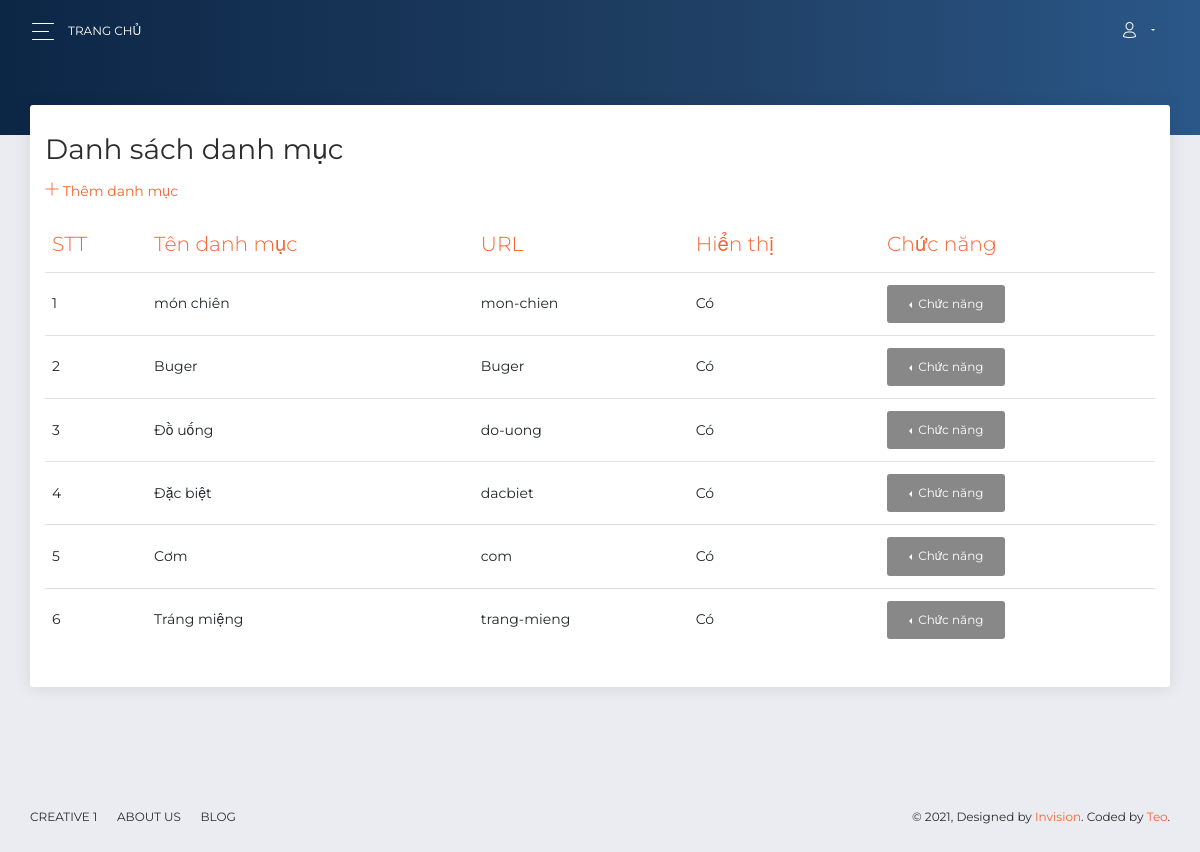
The app's page /admin/danhmuc (signed in) with its own data.
### tables this page shows
CREATE TABLE `category` (
  `ID` int(11) NOT NULL,
  `Name` varchar(50) NOT NULL,
  `Parent` int(11) NOT NULL,
  `Url` varchar(250) NOT NULL,
  `IsDelete` int(11) NOT NULL DEFAULT 0,
  `IsShow` int(11) NOT NULL DEFAULT 0
);

### admin/Controllers/CategoryController.php (called while the page is built, shortened)
<?php
class CategoryController extends BaseController
{
    public function index()
    {
        require PATH_ROOT ."/Models/mCategory.php";
        $allCategory = $category->getAll();
        include("./Views/category/index.php");
    }
}

### admin/index.php (called while the page is built, shortened)
<?php
require_once PATH_ROOT . "/libs/DB_driver.php";
$router = new core\http\Route();
$request_url = !empty($_GET['url']) ? '/' . $_GET['url'] : '/';
$method_url = !empty($_SERVER['REQUEST_METHOD']) ? $_SERVER['REQUEST_METHOD'] : 'GET';
$router->map($request_url, $method_url);

### admin/libs/DB_driver.php (called while the page is built, shortened)
<?php
class DB_driver
{
    private $__conn;
    function connect()
    {
        if (!$this->__conn){
            $this->__conn = mysqli_connect(host, user,password,dbName) or die ('Lỗi kết nối');
            mysqli_query($this->__conn, "SET character_set_results = 'utf8', character_set_client = 'utf8', character_set_database = 'utf8', character_set_server = 'utf8'");
        }
    }
    function get_list($sql)
    {
        $result = mysqli_query($this->__conn, $sql);
        $return = array();
        while ($row = mysqli_fetch_assoc($result)){
            $return[] = $row;
        }
        return $return;
    }
}

### admin/Models/mCategory.php (called while the page is built, shortened)
<?php
class Category extends DB_business {
    public function getAll(){
        return $this->get_list("SELECT * FROM `category` WHERE `IsDelete` = 0")??[];
    }
}
$category = new Category();

### admin/Views/category/index.php (the view, shortened to what this page needs)
<div class="panel-header panel-header-sm">
</div>
<div class="content">
    <div class="row">
        <div class="col-md-12">
            <div class="card">
                <div class="card-header">
                    <h3 class="card-title">Danh sách danh mục</h3>
                    <a href="./danhmuc/them">
                        <i class="now-ui-icons ui-1_simple-add"></i> Thêm danh mục
                    </a><br>
                </div>
                <div class="card-body">
                    <div class="table-responsive">
                        <table class="table" style="overflow: hidden;">
                            <thead class=" text-primary">
                                <tr>
                                    <th>
                                        STT
                                    </th>
                                    <th>
                                        Tên danh mục
                                    </th>
                                    <th>
                                        URL
                                    </th>
                                    <th>
                                        Hiển thị
                                    </th>
                                    <th>
                                        Chức năng
                                    </th>
                                </tr>
                            </thead>
                            <tbody>
                            <?php
                                foreach($allCategory as $key => $value){
                            ?>
                                <tr>
                                    <td>
                                        <?php echo $key + 1; ?>
                                    </td>
                                    <td>
                                        <?php echo $value['Name']; ?>
                                    </td>
                                    <td>
                                        <?php echo $value['Url']; ?>
                                    </td>
                                    <td>
                                        <?php echo $value['IsShow']==0?"Có":"Không"; ?>
                                    </td>
                                    <td>
                                    <div class="btn-group dropleft" style="position: static;">
                                            <button type="button" class="btn btn-secondary dropdown-toggle" data-toggle="dropdown" aria-haspopup="true" aria-expanded="false">
                                                Chức năng
                                            </button>
                                        </div>
                                    </td>
                                </tr>
                                <?php } ?>
                            </tbody>
                        </table>
                    </div>
                </div>
            </div>
        </div>
    </div>
</div>

### admin/core/http/Route.php (shortened to what this page needs)
<?php
class Route
{
    private $__routes;
    public function __construct()
    {
        $this->__routes = [];
    }
    private function __request(string $url, string $method, $action)
    {
        if (preg_match_all('/({([a-zA-Z]+)})/', $url, $params)) {
            $url = preg_replace('/({([a-zA-Z]+)})/', '(.+)', $url);
        }
        $url = str_replace('/', '\/', $url);
        $route = [
            'url' => $url,
            'method' => $method,
            'action' => $action,
            'params' => $params[2]
        ];
        array_push($this->__routes, $route);
    }
    public function map(string $url, string $method)
    {
        foreach ($this->__routes as $route) {
            if ($route['method'] == $method) {
                $reg = '/^' . $route['url'] . '$/';
                if (preg_match($reg, $url, $params)) {
                    array_shift($params);
                    $this->__call_action_route($route['action'], $params);
                    return;
                }
            }
        }
        return;
    }
    private function __call_action_route($action, $params)
    {
        if (is_string($action)) {
            $action = explode('@', $action);
            $controller = new $controller_name();
            call_user_func_array([$controller, $action[1]], $params);
            return;
        }
    }
}

### records on screen
category: Name "món chiên", Url "mon-chien", IsShow "Có"
category: Name "Buger", Url "Buger", IsShow "Có"
category: Name "Đồ uống", Url "do-uong", IsShow "Có"
category: Name "Đặc biệt", Url "dacbiet", IsShow "Có"
category: Name "Cơm", Url "com", IsShow "Có"
category: Name "Tráng miệng", Url "trang-mieng", IsShow "Có"
